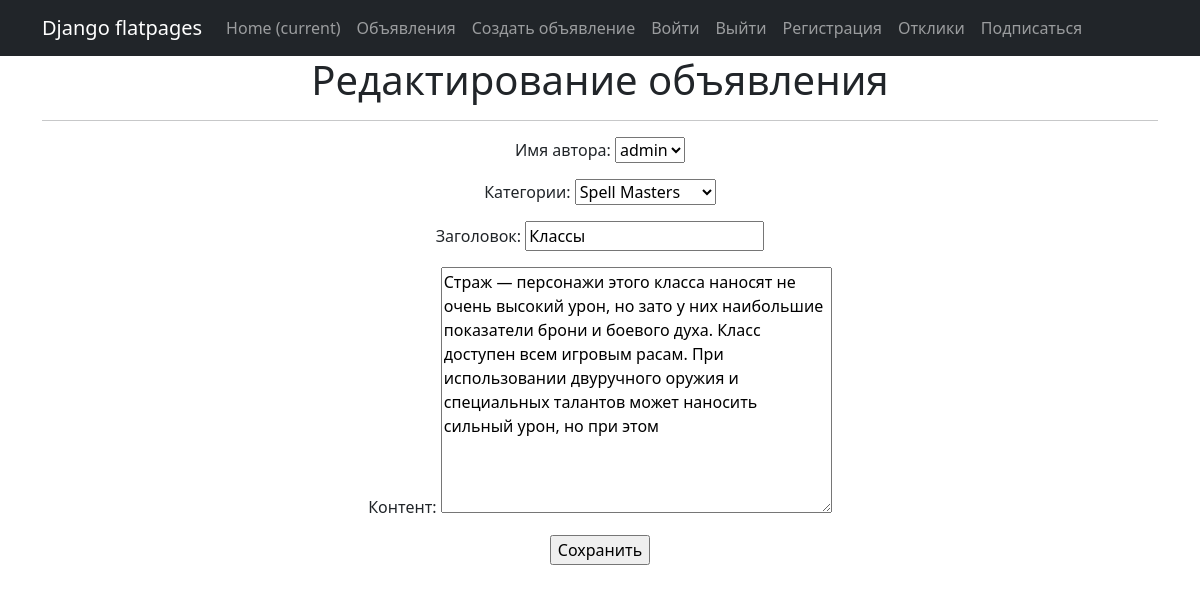
/3/update/ (signed in), run on the app's committed database.
### project/models.py (models this page shows, shortened)
class Notice(models.Model):
    author_name = models.ForeignKey(User, on_delete=models.CASCADE, verbose_name='Имя автора')  # связь «один ко многим» с моделью Author
    datetime_notice = models.DateTimeField(auto_now_add=True, verbose_name='Дата и время поста')  # автоматически добавляемая дата и время создания;
    category_notice = models.ForeignKey(Category, on_delete=models.CASCADE, verbose_name='Категории')  # связь «многие ко многим» с моделью Category (с дополнительной моделью PostCategory);
    header = models.CharField(max_length=255, verbose_name='Заголовок') #  заголовок статьи/новости
    content = RichTextUploadingField(blank=True, null=True, verbose_name='Контент')

### project/views.py (the view)
# urls.py: path('<int:pk>/update/', NoticeUpdate.as_view(), name='notice_update'),
class NoticeUpdate(PermissionRequiredMixin, UpdateView):
    form_class = NoticeForm
    model = Notice
    template_name = 'notice_edit.html'
    permission_required = 'project.change_notice'  # добавление права изменение содержание объекта
    success_url = reverse_lazy('start_page')

### project/forms.py
class NoticeForm(forms.ModelForm):
    class Meta:
        model = Notice
        fields = [
            'author_name',
            'category_notice',
            'header',
            'content',
        ]

### project/models.py (called while the page is built)
    def __str__(self):
        return f'{self.name_category}'

### templates/notice_edit.html (shortened to what this page needs)
{% extends 'flatpages/default.html' %}
{% block content %}
<h1>Редактирование объявления</h1>
<hr>
<form action="" method="post">
    {{ form.as_p }}
    <input type="submit" value="Сохранить" />
</form>
{% endblock content %}

### data on the page
Notice: author_name "admin", category_notice "Spell Masters", header "Классы", content "Страж — персонажи этого класса наносят не очень высокий урон, но зато у них наибольшие показатели брони и боевого духа. Класс доступен всем игровым расам. При использовании двуручного оружия и специальных талантов может наносить сильный урон, но при этом"
